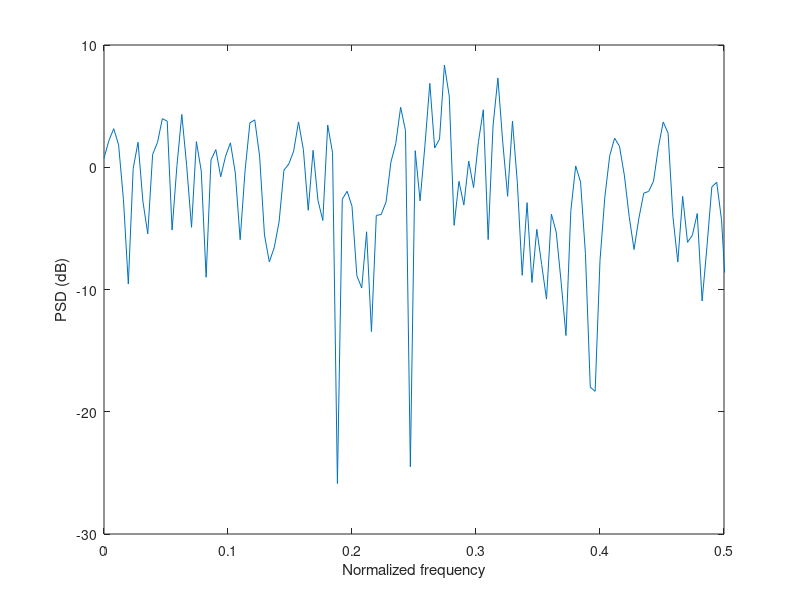
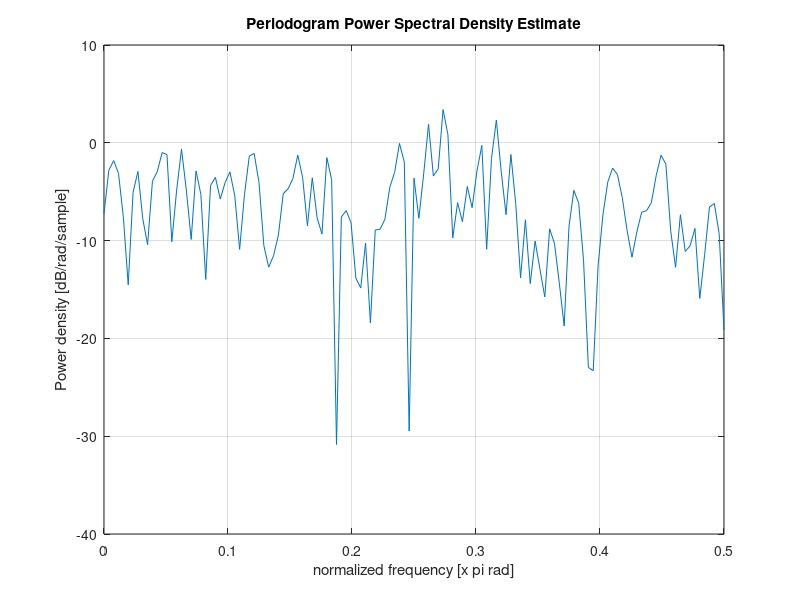

MATLAB code to generate these figures, in order:
clc
clf
close all
clearvars

M = 100; % Length of segment
L = 256; % FFT length
x = randn(M,1);
per = 1/M*abs(fft(x,L)).^2;
x_ax = linspace(0,1,L);
figure
plot(x_ax,pow2db(per))
xlim([0,0.5])
xlabel('Normalized frequency')
ylabel('PSD (dB)')
figure
periodogram(x);
pxx = periodogram(x);